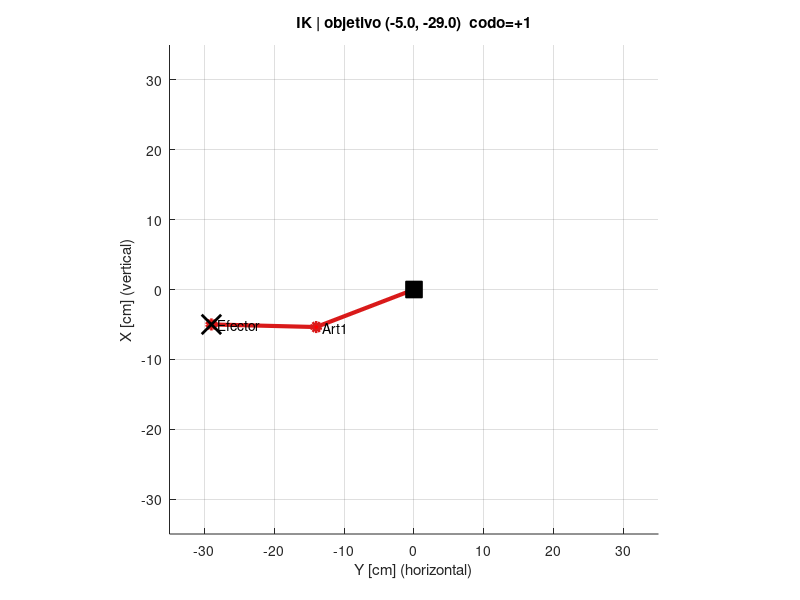

Reproduce this figure in MATLAB.
clear; clc; close all;

x_obj = -5;    % X vertical [cm]
y_obj = -29;    % Y horizontal [cm]


L1 = 15;         %eslabon 1 [cm]
L2 = 15;         %eslabon 2 [cm]
LIM2 = 2;        % limite segundo eslabon [rad]

mejor = [];  mejor_holgura = -inf;

for codo = [+1 -1]
    % distancia al objetivo
    r2 = x_obj^2 + y_obj^2;
    r  = sqrt(r2);

    % fuera de alcance
    if r > (L1+L2) || r < abs(L1-L2)
        continue;
    end

    % ---- angulo del codo (entre eslabon 1 y 2) ----
    c2 = (r2 - L1^2 - L2^2)/(2*L1*L2);
    if abs(c2) > 1, continue; end
    s2 = codo*sqrt(1 - c2^2);
    ang2 = atan2(s2, c2);   % angulo interno relativo

    % ---- angulo del primer eslabon ----
    ang1 = atan2(y_obj, x_obj) - atan2(L2*sin(ang2), L1 + L2*cos(ang2));

    % ---- convierto a mis convenciones ----
    theta1 = -ang1;     % + hacia la izquierda (sin limite)
    theta2 = ang2;      % + hacia la derecha  (limitado a +-2)

    % ---- filtro: SOLO el segundo eslabon tiene limite ----
    if abs(theta2) <= LIM2
        holgura = LIM2 - abs(theta2);
        if holgura > mejor_holgura
            mejor_holgura = holgura;
            mejor = struct('codo',codo,'theta1',theta1,'theta2',theta2, ...
                           'ang1',ang1,'ang2',ang2);
        end
    end
end

if isempty(mejor)
    error(['No se puede alcanzar el punto (%.2f, %.2f) ' ...
           'con el segundo eslabon dentro de [-2, 2].'], x_obj, y_obj);
end

% ==== Resultados ====
fprintf('\n=== SOLUCION ENCONTRADA ===\n');
fprintf('codo = %+d\n', mejor.codo);
fprintf('theta1 = %+8.4f rad  (%+7.2f deg)  [+ = izquierda]\n', ...
        mejor.theta1, rad2deg(mejor.theta1));
fprintf('theta2 = %+8.4f rad  (%+7.2f deg)  [+ = derecha]\n', ...
        mejor.theta2, rad2deg(mejor.theta2));
fprintf('margen al limite (eslabon 2) = %.3f rad\n', mejor_holgura);

% ==== Posiciones de cada articulacion ====
a1 = mejor.ang1;
a2 = mejor.ang1 + mejor.ang2;
P0 = [0;0];
P1 = P0 + L1*[cos(a1); sin(a1)];
P2 = P1 + L2*[cos(a2); sin(a2)];

fprintf('\n=== POSICIONES (X vert, Y horiz) [cm] ===\n');
fprintf('Base : (%7.2f, %7.2f)\n', P0(1), P0(2));
fprintf('Art1 : (%7.2f, %7.2f)\n', P1(1), P1(2));
fprintf('Efec.: (%7.2f, %7.2f)  <- objetivo (%.2f, %.2f)\n', ...
        P2(1), P2(2), x_obj, y_obj);

% ==== Grafica ====
figure; hold on; grid on; axis equal;
plot([P0(2) P1(2) P2(2)], [P0(1) P1(1) P2(1)], ...
     '-o','LineWidth',3,'MarkerFaceColor','r','Color',[0.85 0.1 0.1]);
plot(y_obj, x_obj, 'kx','MarkerSize',14,'LineWidth',2);
plot(0,0,'ks','MarkerSize',12,'MarkerFaceColor','k');
text(P1(2),P1(1),'  Art1');
text(P2(2),P2(1),'  Efector');
xlabel('Y [cm] (horizontal)'); ylabel('X [cm] (vertical)');
title(sprintf('IK | objetivo (%.1f, %.1f)  codo=%+d', ...
      x_obj, y_obj, mejor.codo));
lim = L1+L2+5; xlim([-lim lim]); ylim([-lim lim]);
